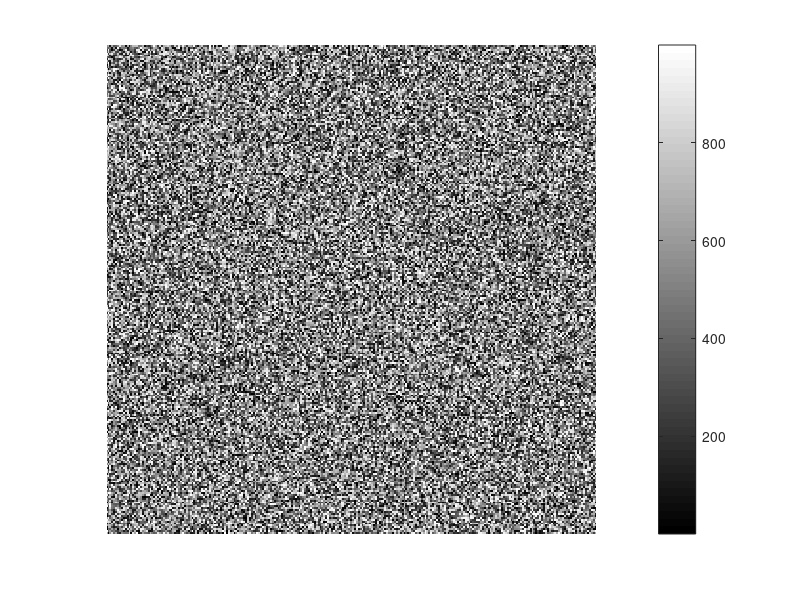
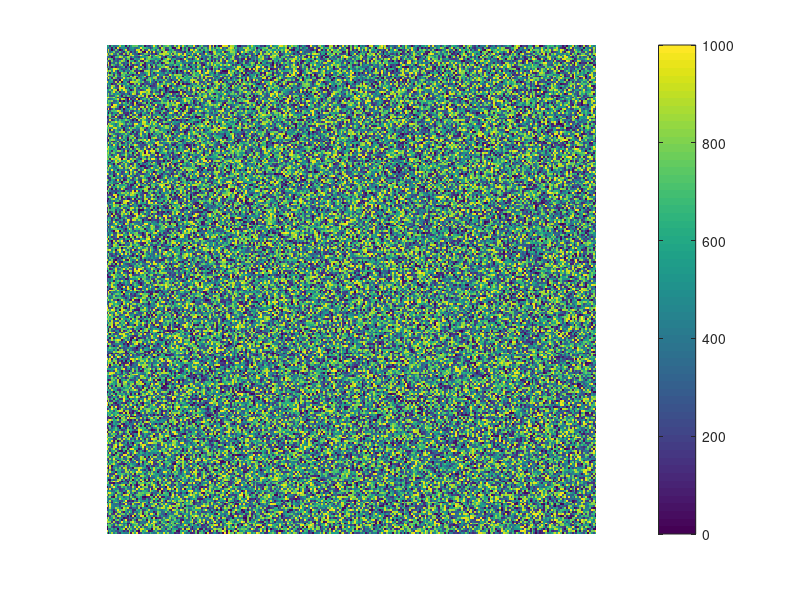

Recreate these plots in MATLAB, in order.
B=rand(256).*1000;
imshow(B);

figure;
imagesc(B);
axis image;
axis off;
colormap(gray);
colorbar;

figure;
imagesc(B, [0 1000]);
axis image;
axis off;
colorbar;